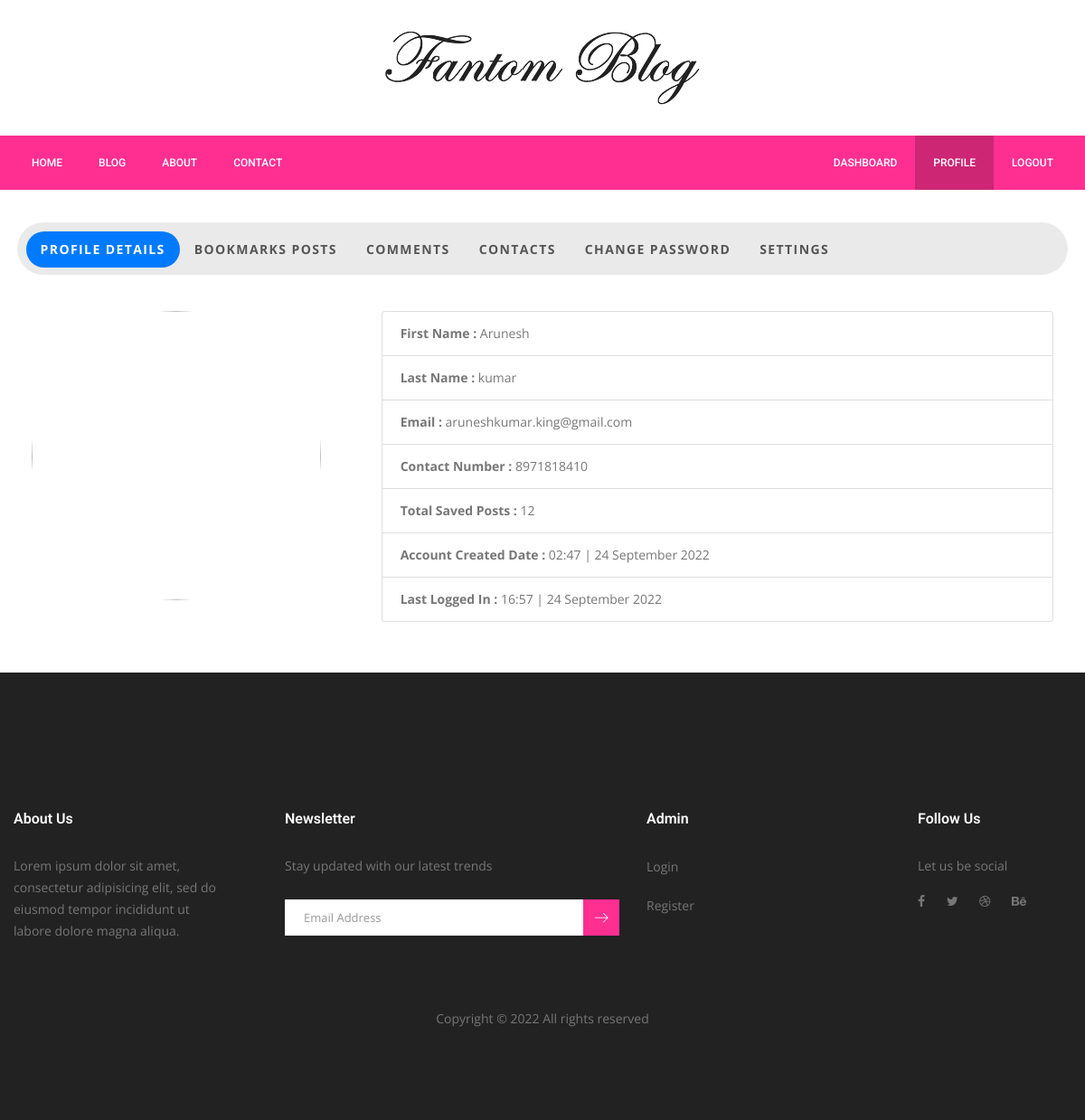
The page /profile (signed in) on the database as committed earlier.
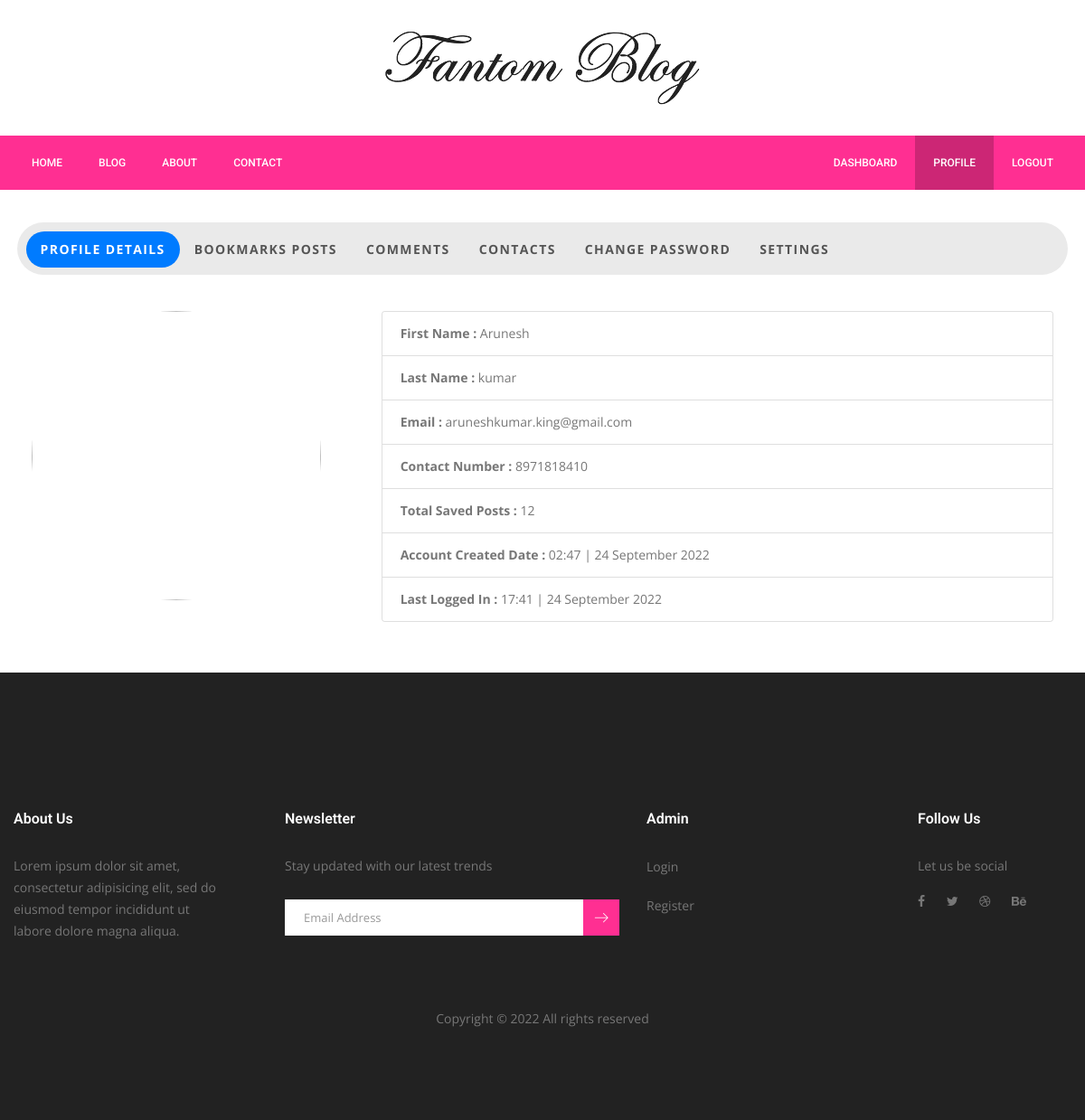
The same page on the database as committed later.
### server.py (models this page shows)
class User(UserMixin, db.Model):
    __tablename__ = 'users'
    id = db.Column(db.Integer, primary_key=True)
    admin = db.Column(db.Boolean, default=False, nullable=False)
    active = db.Column(db.Boolean, default=True, nullable=False)
    secret_key = db.Column(db.String(250), default=uuid.uuid4().hex, nullable=False)
    created_date = db.Column(db.String(250), nullable=False)
    last_login = db.Column(db.String(250), nullable=False)
    firstName = db.Column(db.String(250), nullable=False)
    lastName = db.Column(db.String(250), nullable=False)
    email = db.Column(db.String(250), unique=True, nullable=False)
    phone = db.Column(db.String(15), unique=True, nullable=False)
    profile_image = db.Column(db.String(500), nullable=False)
    password = db.Column(db.String(250), nullable=False)
    contacts_info = db.relationship("Contact", back_populates="user")
    bookmark_info = db.relationship("Bookmark", back_populates="user")
    comment_info = db.relationship("Comment", back_populates="user")

### server.py (the view)
@app.route("/profile")
@login_required
def profile():
    contacts = Contact.query.all()
    contact_list = []
    for contact in (contacts):
        if contact.user_id == current_user.id:
            contact_list.append(contact)
    bookmarks_posts = Bookmark.query.order_by(desc(Bookmark.bookmark_date)).filter_by(user_id=current_user.id).all()
    comments = Comment.query.order_by(Comment.date_comment).filter_by(user_id=current_user.id).all()
    return render_template("blog/auth/profile.html", path=request.path, logged_in=current_user.is_authenticated, user=current_user, contact_list=contact_list, bookmarks_posts=bookmarks_posts, comments=comments)

### server.py (called while the page is built)
@login_manager.user_loader
def load_user(user_id):
    return User.query.get(user_id)

### templates/blog/auth/profile.html (shortened to what the changed rows need)
{% extends "blog/layouts/base.html" %} {% block content %}
<section class="contact_area" style="padding: 2rem 0">
  <div class="container">
    <div class="row">
      <div class="col-lg-12">
        <div class="p-1 bg-white rounded shadow mb-1">
          <div id="myTabContent" class="tab-content mt-4">
            <div
              id="profile"
              role="tabpanel"
              aria-labelledby="home-tab"
              class="tab-pane fade p-3 show active"
            >
              <div class="row">
                <div class="col-lg-8 profile-body">
                  <div class="card">
                    <ul class="list-group list-group-flush">
                      <li class="list-group-item">
                        <strong>First Name :</strong> {{ user.firstName }}
                      </li>
                      <li class="list-group-item">
                        <strong>Last Name :</strong> {{ user.lastName }}
                      </li>
                      <li class="list-group-item">
                        <strong>Email :</strong> {{ user.email }}
                      </li>
                      <li class="list-group-item">
                        <strong>Contact Number :</strong> {{ user.phone }}
                      </li>
                      <li class="list-group-item">
                        <strong>Total Saved Posts :</strong> 12
                      </li>
                      <li class="list-group-item">
                        <strong>Account Created Date :</strong> {{
                        user.created_date }}
                      </li>
                      <li class="list-group-item">
                        <strong>Last Logged In :</strong> {{ user.last_login }}
                      </li>
                    </ul>
                  </div>
                </div>
              </div>
            </div>
          </div>
        </div>
      </div>
    </div>
  </div>
</section>
{% endblock %}

Rows that differ between the two databases and show on the page:
changed User "Arunesh": last_login "16:57 | 24 September 2022" → "17:41 | 24 September 2022"
